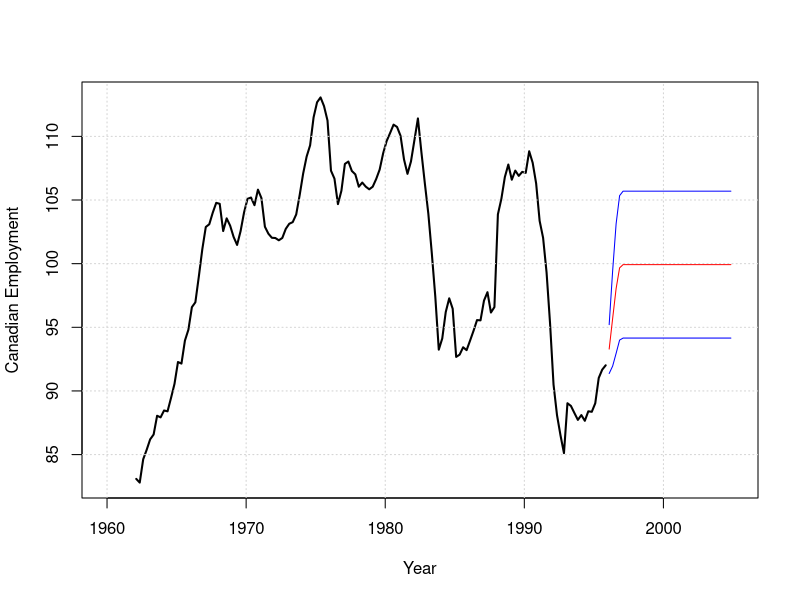
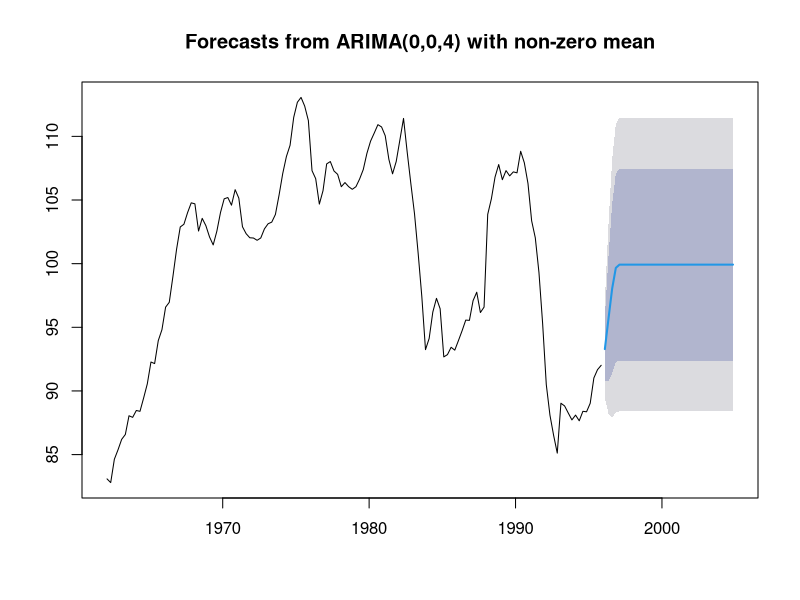
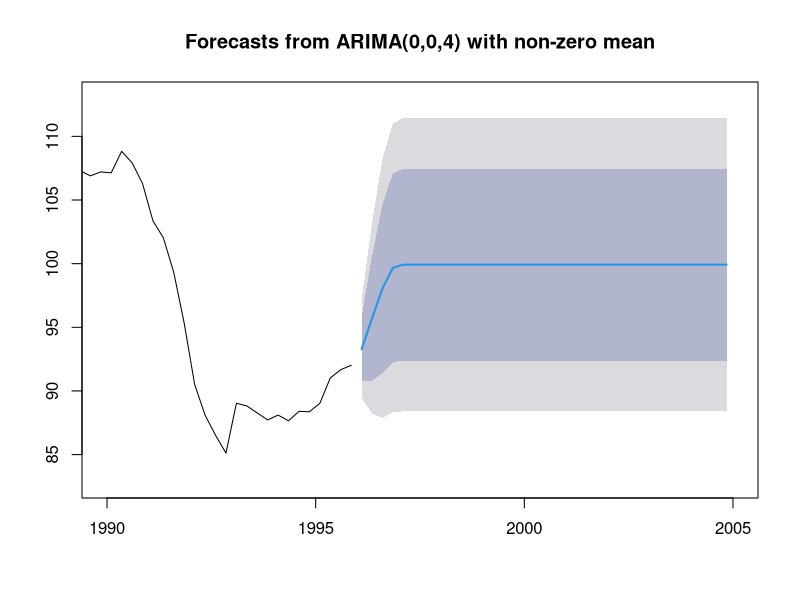
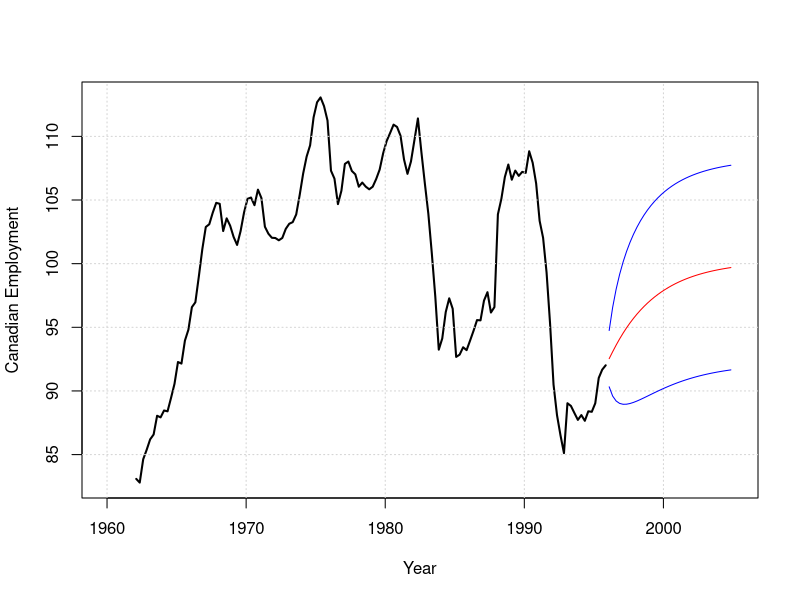
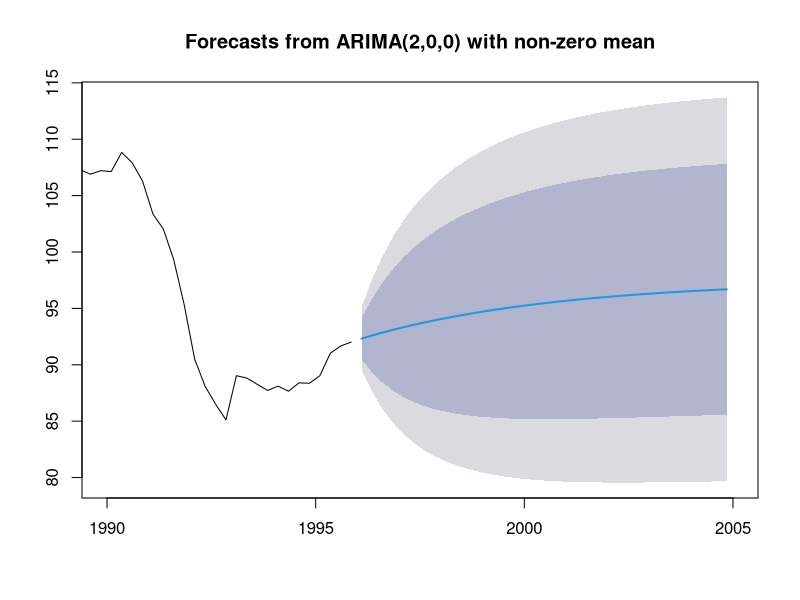
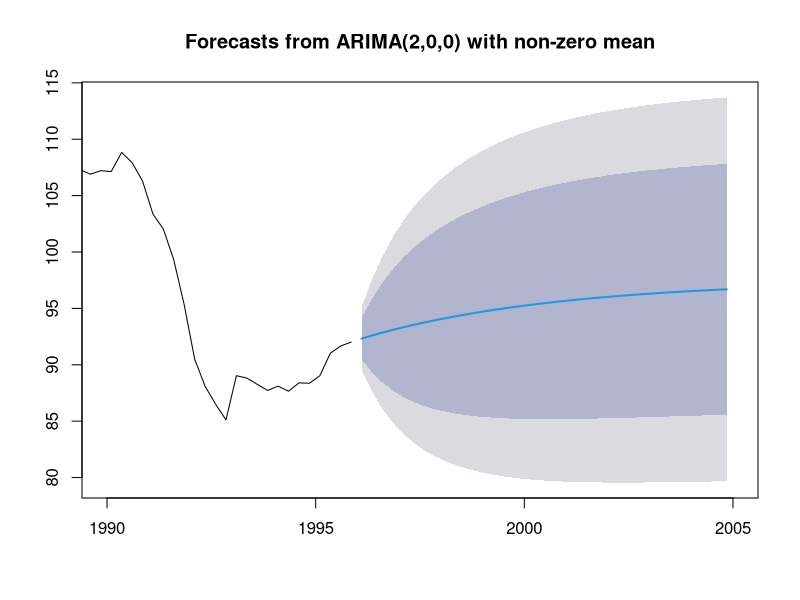
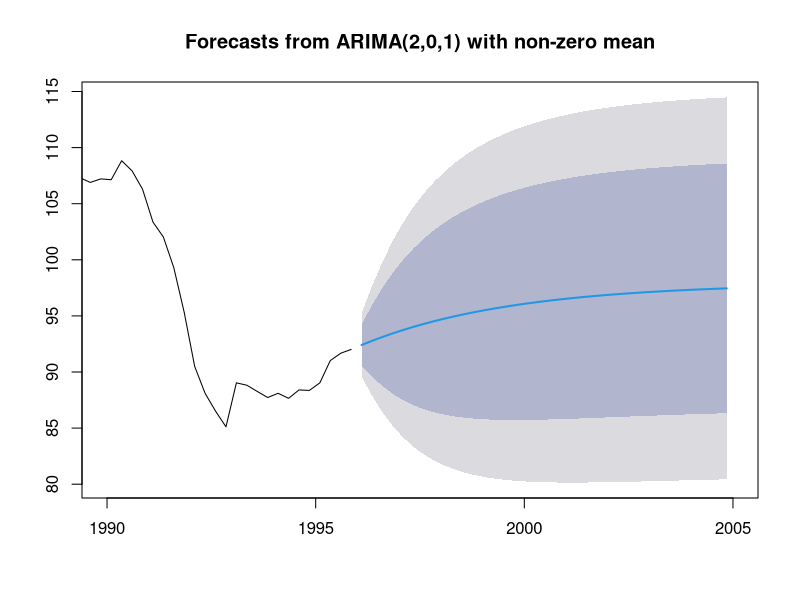

Generate these figures, in order, with R:
#***********************************************
# Date: 05/10/2015
# Comment(s): R code for forecasting ARMA(p,q) models.
# Data File(s): caemp.txt
#***********************************************
# Variable Definitions
# Canadian Employment Index (quarterly, seasonally adjusted starting from 1962)
#************************************************

# Clear all variables and prior sessions
rm(list=ls(all=TRUE))

# Load Libraries
library(forecast)

# Read in the data into a ts data file:
caemp = read.table("caemp.txt")
caemp_ts = ts(caemp, start = 1962.1, freq = 4)

# Forecast MA(q) Process
quartz()
plot(caemp_ts, xlab = 'Year', ylab = "Canadian Employment", lwd = 2, xlim = c(1960,2005))
grid()
ma4 = arima(caemp_ts, order = c(0,0,4))
ma4.pred = predict(ma4, n.ahead = 36)
lines(ma4.pred$pred, col = "red")
lines(ma4.pred$pred + ma4.pred$se, col = "blue")
lines(ma4.pred$pred - ma4.pred$se, col = "blue")
# You can also use Arima (case-sensitive)
ma4 = Arima(caemp_ts, order = c(0,0,4))
quartz()
plot(forecast(ma4, h = 36))

# Closer look at the forecast:
quartz()
plot(forecast(ma4, h = 36), xlim = c(1990,2005))
# Note 1: After 4-quarters ahead, the forecast reverts to the mean!
# Note 2: Forecasts more than 4-steps-ahead, are equal to the unconditional mean.
#         Recall that we can't forecast past 'q' for an MA(q) model.
# Note 3: The forcasts contradicts conventional economics, i.e., employment is not
#         expected to increase as strongly. This reflects the short-term memory
# 		  problem with the MA(q) process.

# Forecast AR(p) Process
quartz()
plot(caemp_ts, xlab = 'Year', ylab = "Canadian Employment", lwd = 2, xlim = c(1960,2005))
grid()
ar2 = ar(caemp_ts, FALSE, 2) 
ar2.pred = predict(ar2, n.ahead = 36)
lines(ar2.pred$pred, col = "red")
lines(ar2.pred$pred + ar2.pred$se, col = "blue")
lines(ar2.pred$pred - ar2.pred$se, col = "blue")
# You can also use Arima (case-sensitive)
ar2 = Arima(caemp_ts, order = c(2,0,0))
quartz()
plot(forecast(ar2, h = 36), xlim = c(1990,2005))

# Closer look at the forecast:
quartz()
plot(forecast(ar2, h = 36), xlim = c(1990,2005))
# Note 1: It takes the forecast a lot longer to revert to the unconditional mean!
# Note 2: It is better at capturing the dynamics (persistence) of the data.

# Forecast ARMA(p,q) Porcess
arma1 = Arima(caemp_ts, order = c(2,0,1))
summary(arma1)
quartz()
plot(forecast(arma1, h = 36), xlim = c(1990,2005))
# Note: Basically replicates the results from AR(2) since the
#       MA(q) contribution is negligible. 

# arma2 = Arima(caemp_ts, order = c(3,0,3))
# Note: MA coefficients are not statistically significant

